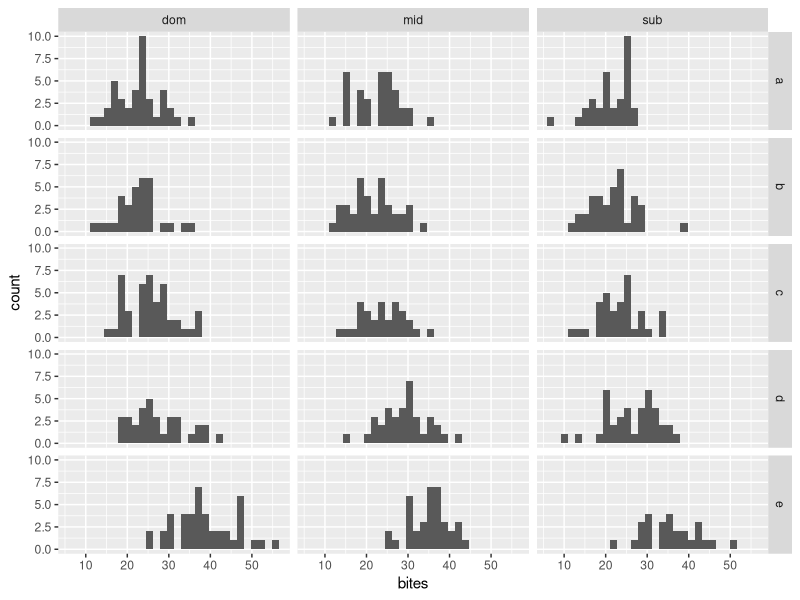
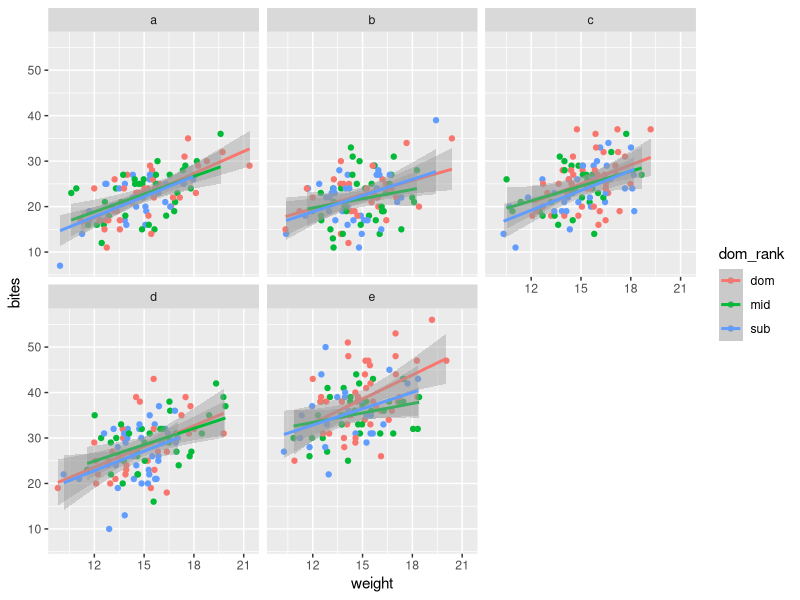

Here is the R script that generated these plots, in order:
# packages ----------------------------------------------------------------
library(tidyverse)

# description -------------------------------------------------------------
# simulating data with group-level effects and continuous + categorical predictors

# example -----------------------------------------------------------------

set.seed(4)

d <- tibble(group = letters[1:5], 
            init_lambda = c(1, 2, 4, 8, 16)) %>% 
  expand_grid(dom_rank = c("dom", "mid", "sub")) %>% 
  mutate(lambda = case_when(
    dom_rank == "dom" ~ init_lambda + runif(1, 3, 3.4),
    dom_rank == "mid" ~ init_lambda + runif(1, 1.8, 2.3),
    dom_rank == "sub" ~ init_lambda + runif(1, 1, 1.1)
  )) %>% 
  group_by(group) %>% 
  slice_sample(n = sample(105:140, 1), replace = T) %>%
  ungroup() %>% 
  mutate(weight = rnorm(n(), mean = 15, sd = 2)) %>%
  rowwise() %>% 
  mutate(lambda_f = lambda + 1.25*weight) %>%
  mutate(bites = list(rpois(lambda = lambda_f, n = 1))) %>% 
  unnest(bites)

d %>% 
  ggplot(aes(x = bites)) +
  geom_histogram() +
  facet_grid(rows = vars(group), cols = vars(dom_rank))

d %>% 
  ggplot(aes(x = weight, y = bites, color = dom_rank)) +
  geom_point() +
  geom_smooth(method = "lm") +
  facet_wrap(vars(group))
